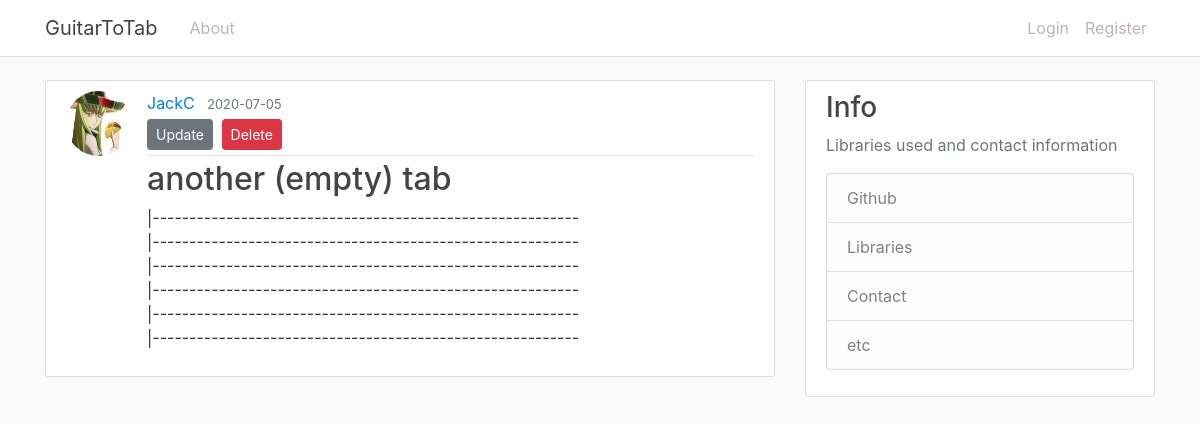
/tab/3, run on an earlier commit of the app's database.
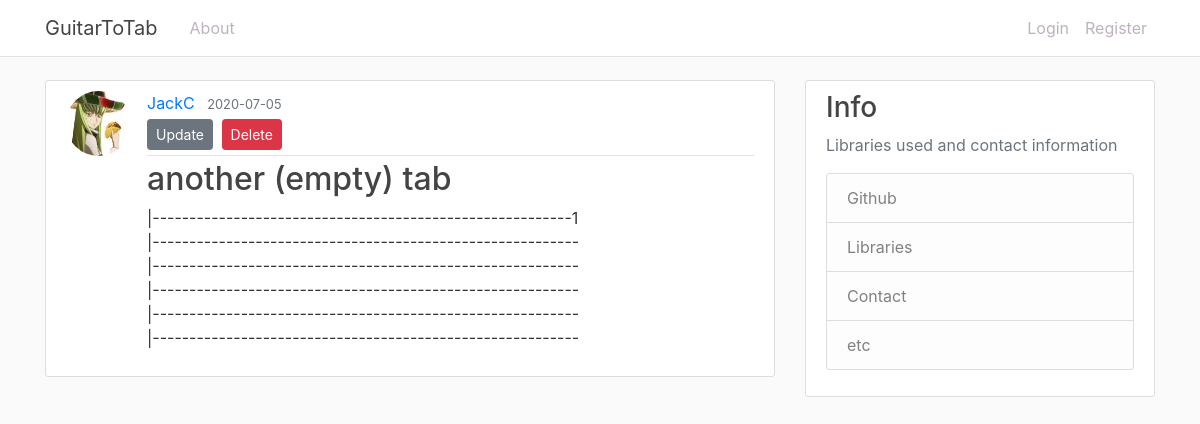
And on a later commit of the database.
### guitartotab/models.py (models this page shows, shortened)
class Tab(db.Model):
    id = db.Column(db.Integer, primary_key=True)
    title = db.Column(db.String(100), nullable=False)
    date_posted = db.Column(db.DateTime, nullable=False, default=datetime.utcnow)
    content = db.Column(db.Text, nullable=False)
    user_id = db.Column(db.Integer, db.ForeignKey('user.id'), nullable=False)

### guitartotab/tabs/routes.py (the view)
@tabs.route('/tab/<int:tab_id>')
def tab(tab_id):
    tab = Tab.query.get_or_404(tab_id)
    return render_template('tab.html', title=tab.title, tab=tab)

### guitartotab/templates/tab.html (shortened to what this page needs)
{% extends "base.html" %}
{% block content %}
    <article class="media content-section">
      <img class="rounded-circle article-img" src="{{ url_for('static', filename='profile_pics/' + tab.author.image_file) }}">          <div class="media-body">
        <div class="article-metadata">
          <a class="mr-2" href="#">{{ tab.author.username }}</a>
          <small class="text-muted">{{ tab.date_posted.strftime('%Y-%m-%d') }}</small>
          <div>
            <a class="btn btn-secondary btn-sm mt-1 mb-1" href="{{ url_for('tabs.update_tab', tab_id=tab.id) }}">Update</a>
            <button type="button" class="btn btn-danger btn-sm m-1" data-toggle="modal" data-target="#deleteModal">Delete</button>
          </div>
        </div>
        <h2 class="article.title">{{ tab.title }}</h2>
        <p class="article-content">{{ tab.content }}</p>
      </div>
    </article>
{% endblock content %}

What changed in the data, as far as the page shows it:
changed Tab "another (empty) tab": content "|---------------------------------------------------------- |---------------------------------------------------------- |---------------------------------------------------------- |---------------------------------------------------------- |----------------------------------------------------------…" → "|---------------------------------------------------------1 |---------------------------------------------------------- |---------------------------------------------------------- |---------------------------------------------------------- |----------------------------------------------------------…"
